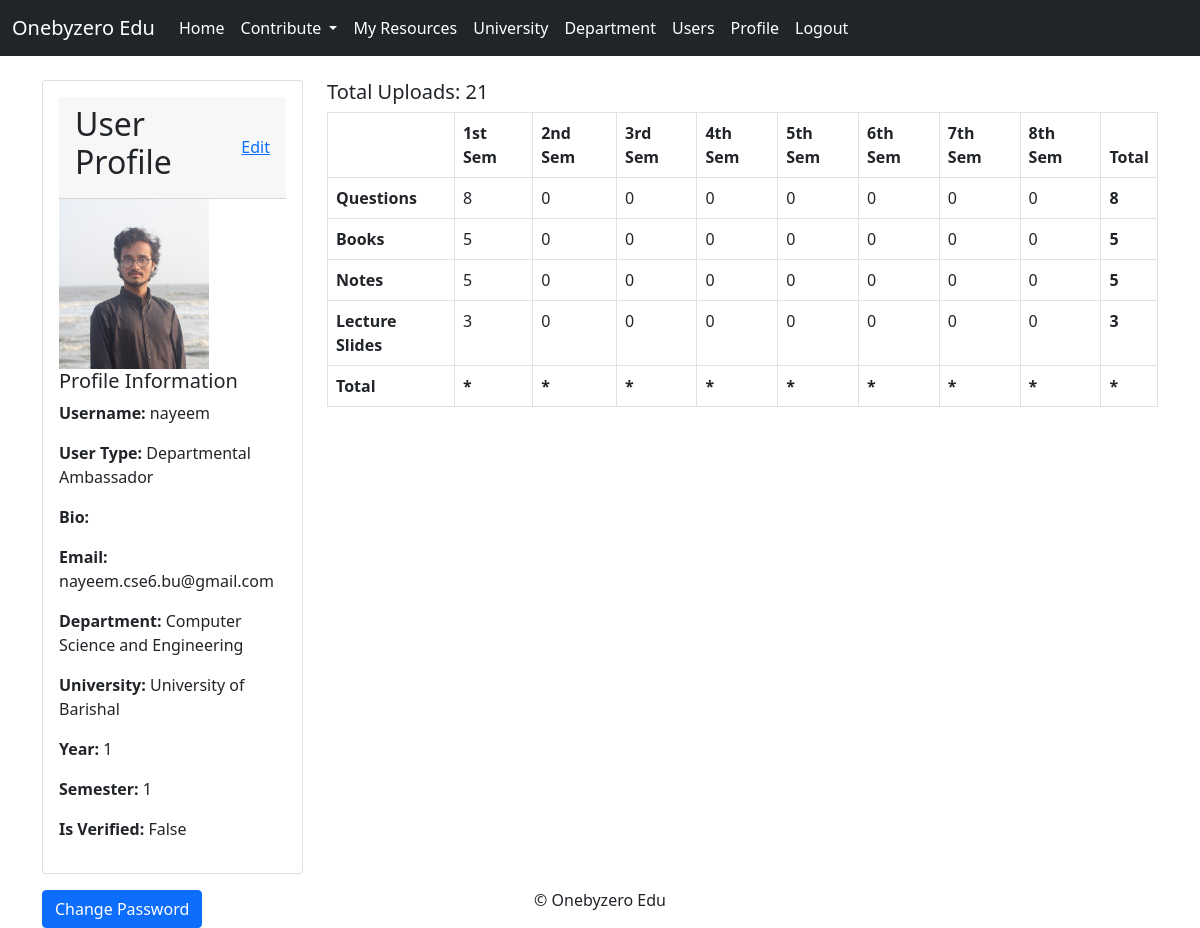
Page /account/view_profile/ (signed in) on the earlier database version.
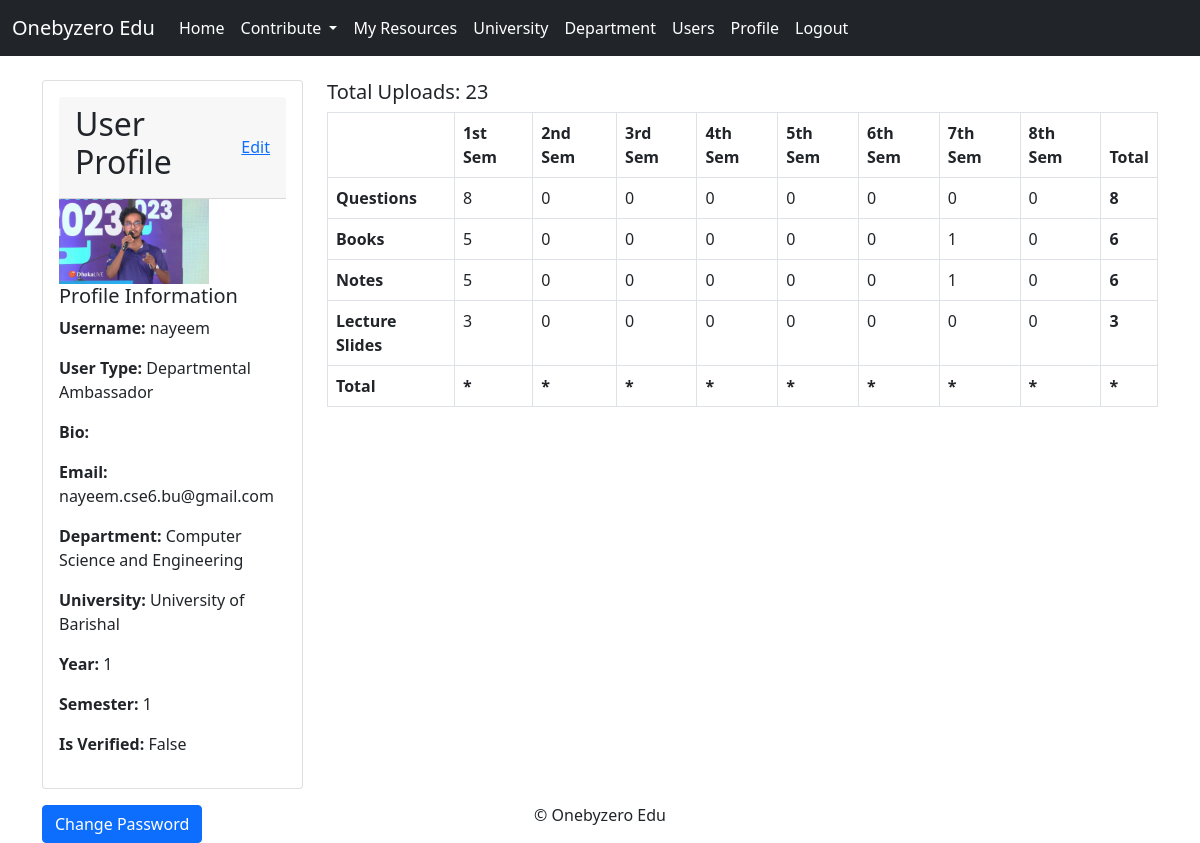
Same page on the later database version.
### account/models.py (models this page shows)
class Profile(models.Model):
    USER_TYPE_CHOICES = (
        ('student', 'Student'),
        ('batch_ambassador', 'Batch Ambassador'),
        ('departmental_ambassador', 'Departmental Ambassador'),
        ('university_ambassador', 'University Ambassador'),
        ('admin', 'Admin'),
    )
    user = models.OneToOneField(User, on_delete=models.CASCADE)
    user_type = models.CharField(max_length=100, choices=USER_TYPE_CHOICES, default='student')
    bio = models.TextField(blank=True)
    profile_image = models.ImageField(upload_to='profile_images/', blank=True, null=True)
    email = models.EmailField(max_length=254, blank=True)
    university = models.ForeignKey('study.University', on_delete=models.CASCADE, blank=True, null=True)
    department = models.ForeignKey('study.Department', on_delete=models.CASCADE, blank=True, null=True)
    year = models.PositiveIntegerField(blank=True, null=True)
    semester = models.PositiveIntegerField(blank=True, null=True)
    is_verified = models.BooleanField(default=False)

### study/models.py (models this page shows)
class Department(models.Model):
    name = models.CharField(max_length=100)
    university = models.ForeignKey(University, on_delete=models.CASCADE)
    ambassadors = models.ManyToManyField(User, blank=True)
    def __str__(self):
        return f'{self.name}'

class University(models.Model):
    name = models.CharField(max_length=100)
    def __str__(self):
        return f'{self.name}'

### account/views.py (the view)
# urls.py: path('view_profile/', views.view_profile, name='view_profile'),
@login_required
def view_profile(request):
    user = request.user
    try:
        profile = Profile.objects.get(user=user)  # Retrieve the user's profile
    except Profile.DoesNotExist:
        profile = Profile(user=user)
        profile.save()
        return redirect('view_profile')
    context = {
        'profile': profile
    }
    return render(request, 'profile/view_profile.html', context)

### account/templates/profile/view_profile.html (shortened to what the changed rows need)
{% extends "base.html" %}
{% block content %}
<div class="container mt-4">
    <div class="row">
        <div class="col-md-3">
            <div class="card">
                <div class="card-body">
                    <div class="card-header d-flex justify-content-between align-items-center">
                        <h2>User Profile</h2>
                    </div>
                    <div class="profile-section">
                        {% if profile.profile_image %}
                        <div class="profile-image-container">
                            <img src="{{ profile.profile_image.url }}" alt="Profile Image" class="profile-image" style="width: 150px;">
                        </div>
                        {% endif %}
                        <div class="profile-details">
                            <h5 class="card-title">Profile Information</h5>
                            <p><strong>Username:</strong> {{ profile.user.username }}</p>
                            <p><strong>User Type:</strong> {{ profile.get_user_type_display }}</p>
                            <p><strong>Bio:</strong> {{ profile.bio }}</p>
                            <p><strong>Email:</strong> {{ profile.email }}</p>
                            <p><strong>Department:</strong> {{ profile.department }}</p>
                            <p><strong>University:</strong> {{ profile.university }}</p>
                            <p><strong>Year:</strong> {{ profile.year }}</p>
                            <p><strong>Semester:</strong> {{ profile.semester }}</p>
                            <p><strong>Is Verified: </strong>{{ profile.is_verified }}</p>
                        </div>
                    </div>
                </div>
            </div>
        </div>
        <div class="col-md-9">
            <h5>Total Uploads: {{total_uploads}}</h5>
            <table class="table table-bordered">
                <thead>
                  <tr>
                    <th scope="col"></th>
                    <th scope="col">1st Sem</th>
                    <th scope="col">2nd Sem</th>
                    <th scope="col">3rd Sem</th>
                    <th scope="col">4th Sem</th>
                    <th scope="col">5th Sem</th>
                    <th scope="col">6th Sem</th>
                    <th scope="col">7th Sem</th>
                    <th scope="col">8th Sem</th>
                    <th scope="col">Total</th>
                  </tr>
                </thead>
                <tbody>
                  <tr>
                    <th scope="row">Questions</th>
                  </tr>
                  <tr>
                    <th scope="row">Books</th>
                    <td>{{books_sem1}}</td>
                    <td>{{books_sem2}}</td>
                    <td>{{books_sem3}}</td>
                    <td>{{books_sem4}}</td>
                    <td>{{books_sem5}}</td>
                    <td>{{books_sem6}}</td>
                    <td>{{books_sem7}}</td>
                    <td>{{books_sem8}}</td>
                    <td><strong>{{books_total}}</strong></td>
                  </tr>
                  <tr>
                    <th scope="row">Notes</th>
                    <td>{{notes_sem1}}</td>
                    <td>{{notes_sem2}}</td>
                    <td>{{notes_sem3}}</td>
                    <td>{{notes_sem4}}</td>
                    <td>{{notes_sem5}}</td>
                    <td>{{notes_sem6}}</td>
                    <td>{{notes_sem7}}</td>
                    <td>{{notes_sem8}}</td>
                    <td><strong>{{notes_total}}</strong></td>
                  </tr>
                  <tr>
                    <th scope="row">Lecture Slides</th>
                  </tr>
                <tr>
                    <th scope="row">Total</th>
                  </tr>
                </tbody>
              </table>
        </div>
    </div>
</div>
{% endblock %}

Differences in the rows shown:
changed Profile "Departmental Ambassador": profile_image: a different picture
Other differences:
{{ total_uploads }}: "21" → "23"
{{ books_sem7 }}: "0" → "1"
{{ books_total }}: "5" → "6"
{{ notes_sem7 }}: "0" → "1"
{{ notes_total }}: "5" → "6"
